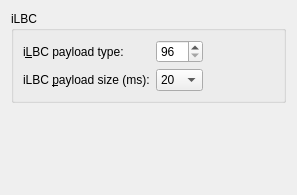
         <widget class="QWidget" name="tabIlbc">
          <attribute name="title">
           <string>&amp;iLBC</string>
          </attribute>
          <layout class="QVBoxLayout">
           <item>
            <widget class="QGroupBox" name="ilbcGroupBox">
             <property name="title">
              <string>iLBC</string>
             </property>
             <layout class="QHBoxLayout">
              <item>
               <layout class="QVBoxLayout">
                <item>
                 <widget class="QLabel" name="ilbcPayloadTextLabel">
                  <property name="text">
                   <string>i&amp;LBC payload type:</string>
                  </property>
                  <property name="wordWrap">
                   <bool>false</bool>
                  </property>
                  <property name="buddy">
                   <cstring>ilbcPayloadSpinBox</cstring>
                  </property>
                 </widget>
                </item>
                <item>
                 <widget class="QLabel" name="ilbcPayloadSizeTextLabel">
                  <property name="text">
                   <string>iLBC &amp;payload size (ms):</string>
                  </property>
                  <property name="wordWrap">
                   <bool>false</bool>
                  </property>
                  <property name="buddy">
                   <cstring>ilbcPayloadSizeComboBox</cstring>
                  </property>
                 </widget>
                </item>
               </layout>
              </item>
              <item>
               <layout class="QVBoxLayout">
                <item>
                 <widget class="QSpinBox" name="ilbcPayloadSpinBox">
                  <property name="whatsThis">
                   <string>The dynamic type value (96 or higher) to be used for iLBC.</string>
                  </property>
                  <property name="minimum">
                   <number>96</number>
                  </property>
                  <property name="maximum">
                   <number>127</number>
                  </property>
                 </widget>
                </item>
                <item>
                 <widget class="QComboBox" name="ilbcPayloadSizeComboBox">
                  <property name="whatsThis">
                   <string>The preferred payload size for iLBC.</string>
                  </property>
                  <item>
                   <property name="text">
                    <string>20</string>
                   </property>
                  </item>
                  <item>
                   <property name="text">
                    <string>30</string>
                   </property>
                  </item>
                 </widget>
                </item>
               </layout>
              </item>
              <item>
               <spacer name="spacer26">
                <property name="orientation">
                 <enum>Qt::Horizontal</enum>
                </property>
                <property name="sizeType">
                 <enum>QSizePolicy::Expanding</enum>
                </property>
                <property name="sizeHint" stdset="0">
                 <size>
                  <width>71</width>
                  <height>20</height>
                 </size>
                </property>
               </spacer>
              </item>
             </layout>
            </widget>
           </item>
           <item>
            <spacer name="spacer29_2">
             <property name="orientation">
              <enum>Qt::Vertical</enum>
             </property>
             <property name="sizeType">
              <enum>QSizePolicy::Expanding</enum>
             </property>
             <property name="sizeHint" stdset="0">
              <size>
               <width>20</width>
               <height>81</height>
              </size>
             </property>
            </spacer>
           </item>
          </layout>
         </widget>
